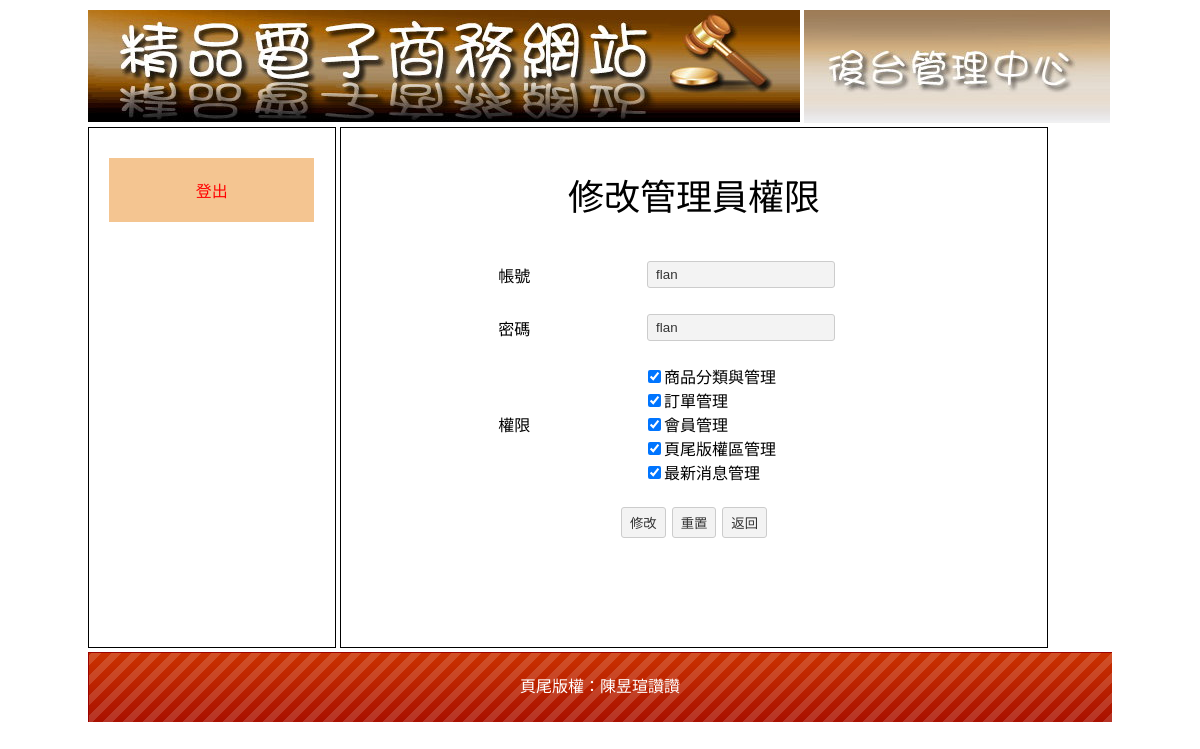
/admin.php?do=admin&redo=admin_fix&seq=6 (signed in), run on the app's committed database.
### tables this page shows
CREATE TABLE `a_member` (
  `a_member_seq` int(10) UNSIGNED NOT NULL,
  `a_member_acc` text NOT NULL,
  `a_member_pw` text NOT NULL,
  `a_member_1` int(1) NOT NULL COMMENT '商品分類',
  `a_member_2` int(1) NOT NULL COMMENT '訂單',
  `a_member_3` int(1) NOT NULL COMMENT '會員',
  `a_member_4` int(1) NOT NULL COMMENT '頁尾版權區',
  `a_member_5` int(1) NOT NULL COMMENT '最新消息'
);

CREATE TABLE `a_bot` (
  `a_bot_seq` int(10) NOT NULL,
  `a_bot_con` text NOT NULL
);

### a_admin_fix.php (the view, shortened to what this page needs)
<?php
 $sql = "select * from a_member where a_member_seq ='".$_GET["seq"]."';";
 $c1  = mysqli_query($link,$sql);
 $c2  = mysqli_fetch_assoc($c1);
?>
<form method="post" action="">
<table class="all" width="80%" border="0" align="center" cellpadding="2" cellspacing="0">
  <tr>
    <td colspan="2" align="center" valign="middle"><span style="font-size:36px;">修改管理員權限</span><br><br></td>
  </tr>
  <tr>
    <td width="40%" align="center" valign="middle">帳號</td>
    <td width="60%" align="left" valign="middle"><input type="text" name="acc" value="<?=$c2["a_member_acc"]?>" /></td>
  </tr>
  <tr>
    <td width="40%" align="center" valign="middle">密碼</td>
    <td width="60%" align="left" valign="middle"><input type="text" name="pw" value="<?=$c2["a_member_pw"]?>"/></td>
  </tr>
  <tr>
    <td width="40%" align="center" valign="middle">權限</td>
    <td width="60%" align="left" valign="middle">
        <input type="checkbox" name="lv1" value="1" <?php if($c2["a_member_1"]=="1"){ ?> checked <?php } ?> />商品分類與管理<br>
        <input type="checkbox" name="lv2" value="1" <?php if($c2["a_member_2"]=="1"){ ?> checked <?php } ?>/>訂單管理<br>
        <input type="checkbox" name="lv3" value="1" <?php if($c2["a_member_3"]=="1"){ ?> checked <?php } ?>/>會員管理<br>
        <input type="checkbox" name="lv4" value="1" <?php if($c2["a_member_4"]=="1"){ ?> checked <?php } ?>/>頁尾版權區管理<br>
        <input type="checkbox" name="lv5" value="1" <?php if($c2["a_member_5"]=="1"){ ?> checked <?php } ?>/>最新消息管理<br>
    </td>
  </tr>
  <tr>
    <td colspan="2" align="center" valign="middle"><input type="submit" value="修改"/><input type="reset" value="重置"/><input type="button" value="返回" onclick="document.location.href='index.php'" /></td>
  </tr>
</table>
</form>

### footer.php
<?php
$sql = "select * from a_bot";
$c1  = mysqli_query($link,$sql);
$c2  = mysqli_fetch_assoc($c1);
echo $c2["a_bot_con"];
?>

### Manage Page_files/css.css (style rules this page uses)
body { font-family:"微軟正黑體"; }
.all { width:90%; margin:10px auto 10px auto; }
.all td { min-width:100px; padding:10px; }
input[type=text],input[type=password],input[type=submit],button,.button,input[type=reset],input[type=button],select，textarea,input[type=number] { background:#F3F3F3; border:#CCC 1px solid; border-radius:3px; padding:5px 8px 5px 8px; text-decoration:none; margin:3px; color:#333; }
input[type=text],input[type=password] { width:170px; }

### data on the page
a_member: acc "flan", pw "flan", a_member_1 "☑", a_member_2 "☑", a_member_3 "☑", a_member_4 "☑", a_member_5 "☑"
a_bot: a_bot_con "頁尾版權：陳昱瑄讚讚"
